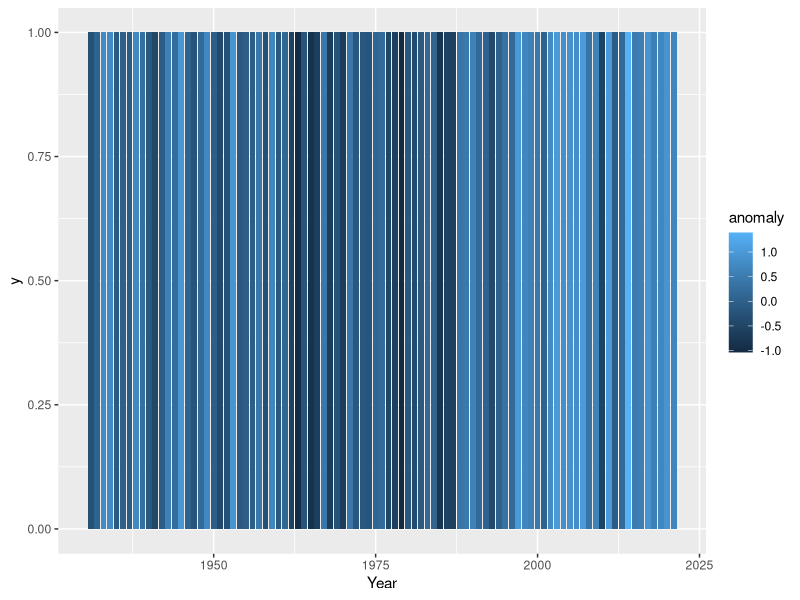
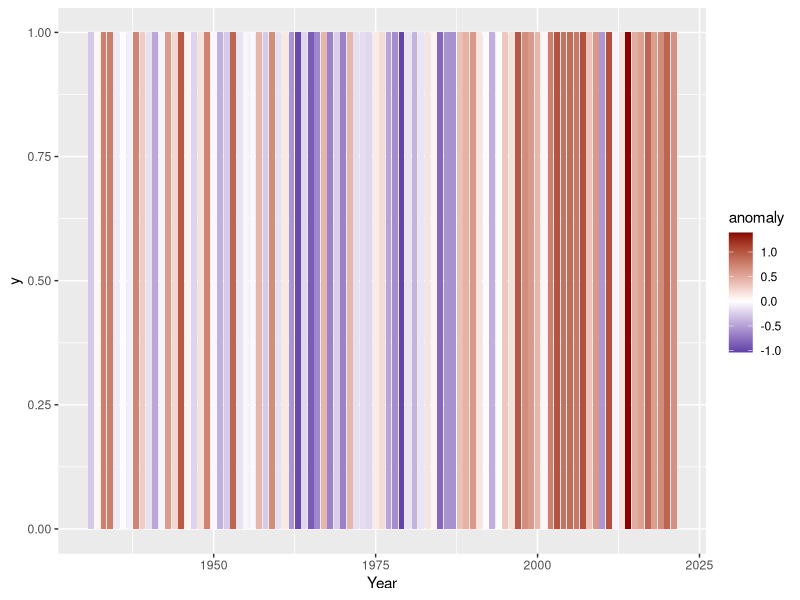
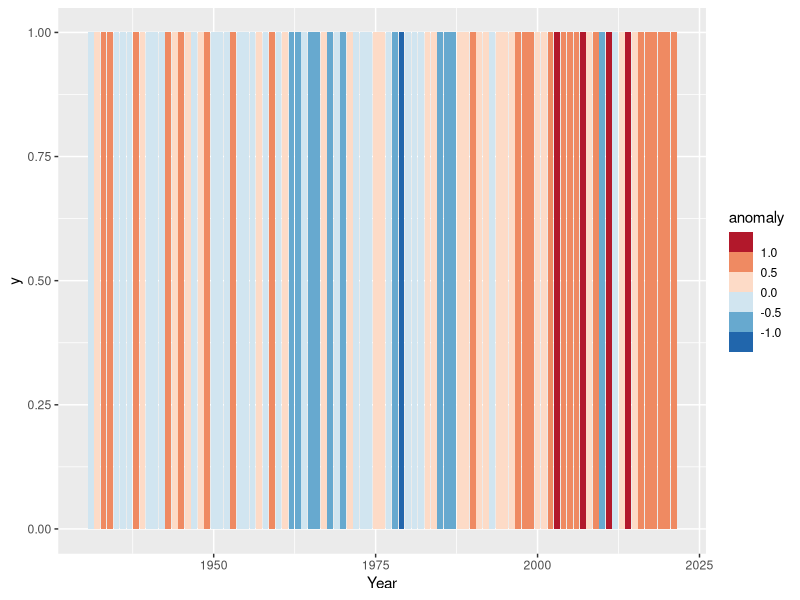
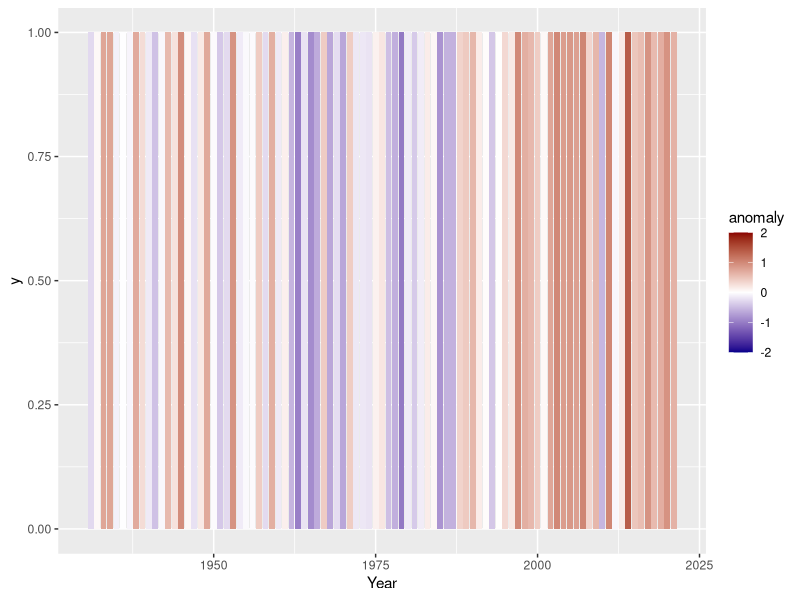
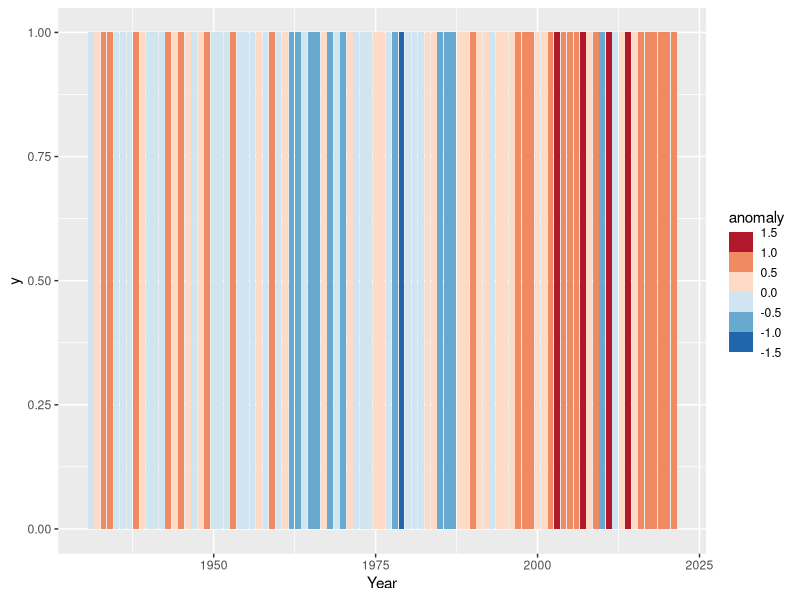
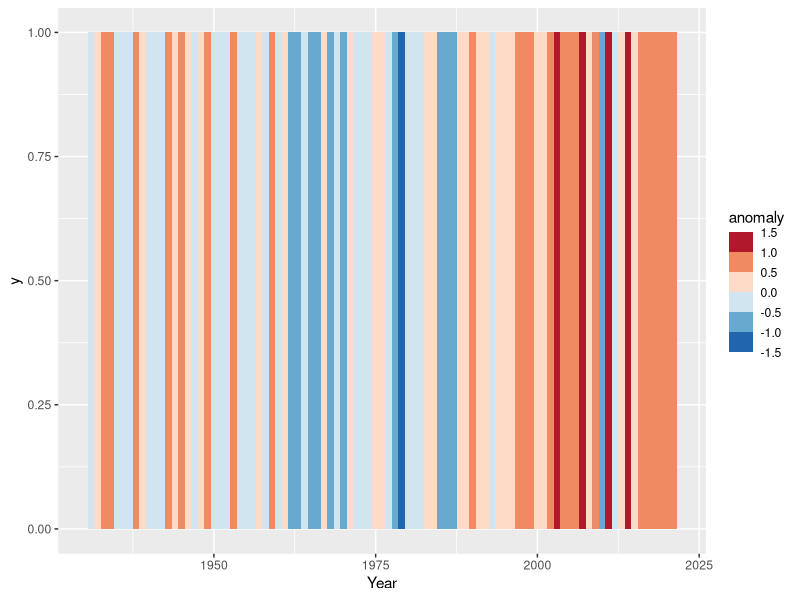
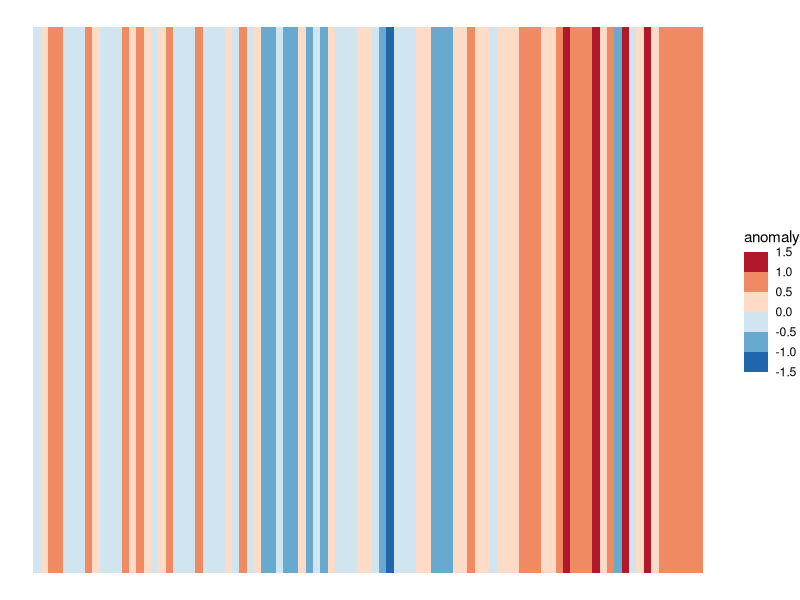
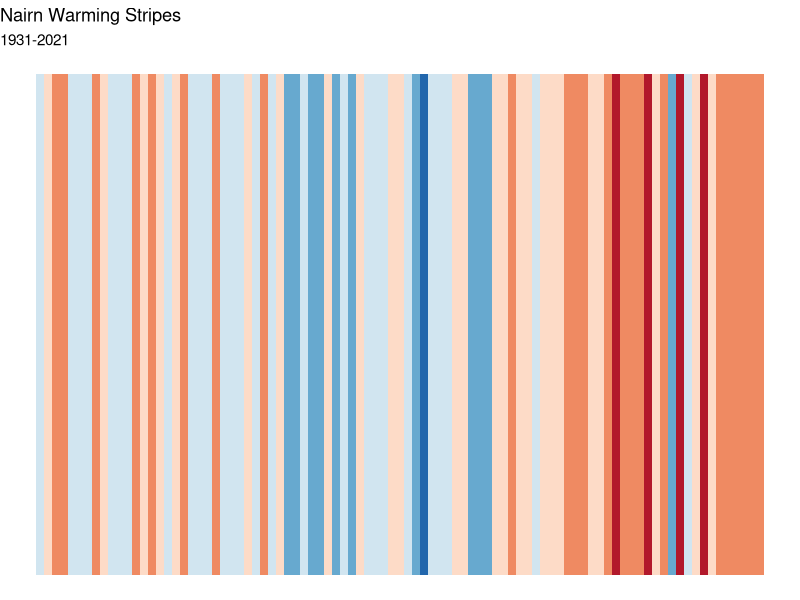

Write R code to recreate these figures, in order.
## ---- chunk 1
library(tidyverse)
library(readxl)
nairn_data <- read_excel("nairndataNARM.xlsx")
summary(nairn_data)
## ---- chunk 2
nairn_data<-
  nairn_data %>%
    mutate(tmean=(Tmin+Tmax)/2)
## ---- chunk 3
refmean=nairn_data %>%
  filter(Year>=1971 & Year<=2000) %>%
    summarise(mean=mean(tmean))
## ---- chunk 4
 annualt <- nairn_data %>%
  group_by(Year) %>%
    summarise(tmean=mean(tmean))
## ---- chunk 5
nairn_data %>%
  group_by(Year) %>%
    summarise(tmean=mean(tmean)) %>%
        mutate(anomaly=tmean-refmean$mean)

## ---- chunk 6
nairn_plot_data<-
  nairn_data %>%
    group_by(Year) %>%
     summarise(tmean=mean(tmean)) %>%
        mutate(anomaly=tmean-refmean$mean) %>%
          filter(Year<=2021)
## ---- chunk 7
ggplot(data=nairn_plot_data,aes(x=Year,y=1,fill=anomaly))+
  geom_col()
## ---- chunk 8
ggplot(data=nairn_plot_data,aes(x=Year,y=1,fill=anomaly))+
  geom_col()+
    scale_fill_gradient2(low = "darkblue",mid="white",high="darkred")
## ---- chunk 9
ggplot(data=nairn_plot_data,aes(x=Year,y=1,fill=anomaly))+
  geom_col()+
    scale_fill_fermenter(palette="RdBu")
## ---- chunk 10
ggplot(data=nairn_plot_data,aes(x=Year,y=1,fill=anomaly))+
  geom_col()+
    scale_fill_gradient2(low = "darkblue",mid="white",high="darkred",limits=c(-2,2))
## ---- chunk 11
ggplot(data=nairn_plot_data,aes(x=Year,y=1,fill=anomaly))+
  geom_col()+
    scale_fill_fermenter(palette="RdBu",limits=c(-1.5,1.5))
## ---- chunk 12
ggplot(data=nairn_plot_data,aes(x=Year,y=1,fill=anomaly))+
  geom_col(width=1)+
    scale_fill_fermenter(palette="RdBu",limits=c(-1.5,1.5))
## ---- chunk 13
ggplot(data=nairn_plot_data,aes(x=Year,y=1,fill=anomaly))+
  geom_col(width=1)+
    scale_fill_fermenter(palette="RdBu",limits=c(-1.5,1.5))+
      theme_void()
## ---- chunk 14
ggplot(data=nairn_plot_data,aes(x=Year,y=1,fill=anomaly))+
  geom_col(width=1,show.legend = FALSE)+
    scale_fill_fermenter(palette="RdBu",limits=c(-1.5,1.5))+
     theme_void()+
      labs(title="Nairn Warming Stripes",subtitle = "1931-2021")

## ---- chunk 15
nairn_data %>%
  mutate(tave=(Tmax+Tmin)/2) %>%
    group_by(Year) %>%
      summarise(tave=mean(tave)) %>%
        filter(Year <2022) %>%
          mutate(ref_temp=ifelse(Year>=1971 & Year <=2000, tave,NA)) %>%
            mutate(ref_ave=mean(ref_temp,na.rm=TRUE)) %>%
              mutate(anomaly=tave-ref_ave) %>%
                ggplot(aes(x=Year,fill=anomaly,y=1))+
                   geom_col(show.legend = FALSE,width=1)+
                     scale_fill_fermenter(palette="RdBu",limits=c(-1.5,1.5))+
                        theme_void()+
                           labs(fill="Temperature Anomaly",title="Nair Warming Stripes",subtitle = "1931-2021")
## ---- chunk 16
library(tidyverse)
library(readxl)
nairn_data <- read_excel("nairndataNARM.xlsx")
summary(nairn_data)
## ---- chunk 17
nairn_data<-
  nairn_data %>%
    mutate(rmean=(rainfall)/1)
## ---- chunk 18
aggr1 <- nairn_data %>%
          group_by(Year) %>%
            filter(Year <= 2021) %>%
              summarise(rainfall = sum(rainfall))
## ---- chunk 19
refmean=nairn_data %>%
  filter(Year>=1971 & Year<=2000) %>%
    summarise(mean=mean(rmean))
## ---- chunk 20
nairn_plot_data <- nairn_data %>%
  group_by(Year) %>%
    summarise(rmean=mean(rmean)) %>%
        mutate(anomaly=rmean-refmean$mean) %>%
          filter(Year <= 2021)

## ---- chunk 21
ggplot(data=nairn_plot_data,aes(x=Year,y=1,fill=anomaly))+
  geom_col(width=1)+
    scale_fill_fermenter(palette="RdBu",limits=c(-25,25))
## ---- chunk 22
ggplot(data=nairn_plot_data,aes(x=Year,y=rmean))+ 
  geom_line()+ geom_smooth()
## ---- chunk 23
ggplot(data=aggr1,aes(x=Year,y=rainfall))+ 
  geom_line()+ geom_smooth()
## ---- chunk 24
refmeanann=aggr1 %>%
  filter(Year>=1971 & Year<=2000) %>%
    summarise(mean=mean(rainfall))
## ---- chunk 25
nairn_plot_dataann <- aggr1 %>%
        mutate(anomaly=rainfall-refmeanann$mean) %>%
          filter(Year <= 2021)
## ---- chunk 26
summary(nairn_plot_dataann)
## ---- chunk 27
ggplot(data=nairn_plot_dataann,aes(x=Year,y=1,fill=anomaly))+
  geom_col(width=1)+
    scale_fill_fermenter(palette="RdBu",limits=c(-250,250))
## ---- chunk 28
refmeanann=aggr1 %>%
  filter(Year>=1931 & Year<=2021) %>%
    summarise(mean=mean(rainfall))
## ---- chunk 29
nairn_plot_dataann <- aggr1 %>%
        mutate(anomaly=rainfall-refmeanann$mean) %>%
          filter(Year <= 2021)
## ---- chunk 30
summary(nairn_plot_dataann)
## ---- chunk 31
ggplot(data=nairn_plot_dataann,aes(x=Year,y=1,fill=anomaly))+
  geom_col(width=1)+
    scale_fill_fermenter(palette="RdBu",limits=c(-300,300))
